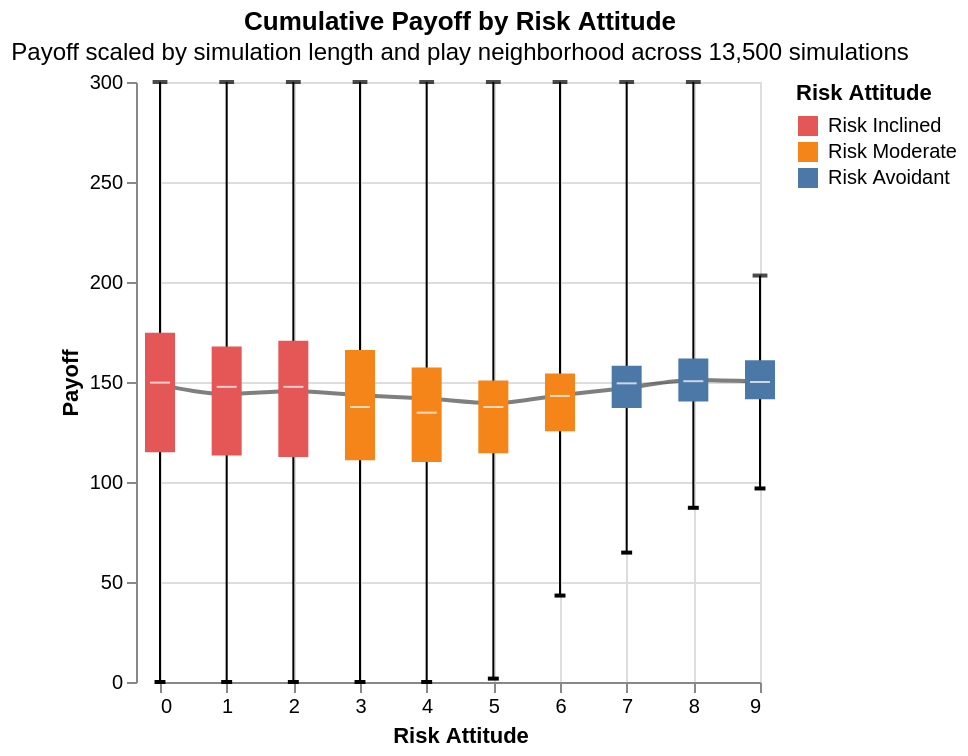

Notebook code for this chart:
### Markdown cell above
This is a customized box plot, which includes all the same information as the simpler version above. This one is based on numbers pre-calculated on the polars dataframe, which is more efficient than altair. 

This version adds strokes for the min and max values (whiskers), colors the Q1-Q3 box portion of the plot based on the risk attitude groups, and adds a line graph of the mean behind the box plot.

Mouse over the box to view statistics for each risk attitude (min, max, mean, Q1-Q3).

### Code cell
custom_boxplot(payoff_by_risk_attitude).properties(title=payoffchart_title)

### Figure 1 — Vega specification as saved in the notebook (floating-point values rounded to 4 significant figures)
{"$schema": "https://vega.github.io/schema/vega/v6.json", "data": [{"name": "source_0", "values": [{"Q1": 114.9, "Q3": 174.6, "max": 300.0, "mean": 148.7, "median": 149.7, "min": 0.0, "risk_attitude": 0, "risk_type": "Risk Inclined"}, {"Q1": 113.2, "Q3": 167.8, "max": 300.0, "mean": 144.0, "median": 147.6, "min": 0.0, "risk_attitude": 1, "risk_type": "Risk Inclined"}, {"Q1": 112.5, "Q3": 170.6, "max": 300.0, "mean": 145.4, "median": 147.6, "min": 0.0, "risk_attitude": 2, "risk_type": "Risk Inclined"}, {"Q1": 110.8, "Q3": 166.0, "max": 300.0, "mean": 143.4, "median": 137.5, "min": 0.0, "risk_attitude": 3, "risk_type": "Risk Moderate"}, {"Q1": 109.9, "Q3": 157.3, "max": 300.0, "mean": 141.7, "median": 134.7, "min": 0.0, "risk_attitude": 4, "risk_type": "Risk Moderate"}, {"Q1": 114.3, "Q3": 150.8, "max": 300.0, "mean": 139.4, "median": 137.5, "min": 1.695, "risk_attitude": 5, "risk_type": "Risk Moderate"}, {"Q1": 125.4, "Q3": 154.3, "max": 300.0, "mean": 143.3, "median": 143.0, "min": 43.22, "risk_attitude": 6, "risk_type": "Risk Moderate"}, {"Q1": 137.0, "Q3": 158.1, "max": 300.0, "mean": 147.0, "median": 149.3, "min": 64.71, "risk_attitude": 7, "risk_type": "Risk Avoidant"}, {"Q1": 140.3, "Q3": 161.7, "max": 300.0, "mean": 151.0, "median": 150.4, "min": 87.1, "risk_attitude": 8, "risk_type": "Risk Avoidant"}, {"Q1": 141.4, "Q3": 160.9, "max": 203.2, "mean": 150.3, "median": 150.0, "min": 96.77, "risk_attitude": 9, "risk_type": "Risk Avoidant"}]}, {"name": "data_0", "values": [{"max": 300.0, "min": 0.0, "risk_attitude": 0}, {"max": 300.0, "min": 0.0, "risk_attitude": 1}, {"max": 300.0, "min": 0.0, "risk_attitude": 2}, {"max": 300.0, "min": 0.0, "risk_attitude": 3}, {"max": 300.0, "min": 0.0, "risk_attitude": 4}, {"max": 300.0, "min": 1.695, "risk_attitude": 5}, {"max": 300.0, "min": 43.22, "risk_attitude": 6}, {"max": 300.0, "min": 64.71, "risk_attitude": 7}, {"max": 300.0, "min": 87.1, "risk_attitude": 8}, {"max": 203.2, "min": 96.77, "risk_attitude": 9}]}, {"name": "data_1"}, {"name": "data_2", "values": [{"Q1": 114.9, "Q3": 174.6, "max": 300.0, "mean": 148.7, "median": 149.7, "min": 0.0, "risk_attitude": 0, "risk_type": "Risk Inclined"}, {"Q1": 113.2, "Q3": 167.8, "max": 300.0, "mean": 144.0, "median": 147.6, "min": 0.0, "risk_attitude": 1, "risk_type": "Risk Inclined"}, {"Q1": 112.5, "Q3": 170.6, "max": 300.0, "mean": 145.4, "median": 147.6, "min": 0.0, "risk_attitude": 2, "risk_type": "Risk Inclined"}, {"Q1": 110.8, "Q3": 166.0, "max": 300.0, "mean": 143.4, "median": 137.5, "min": 0.0, "risk_attitude": 3, "risk_type": "Risk Moderate"}, {"Q1": 109.9, "Q3": 157.3, "max": 300.0, "mean": 141.7, "median": 134.7, "min": 0.0, "risk_attitude": 4, "risk_type": "Risk Moderate"}, {"Q1": 114.3, "Q3": 150.8, "max": 300.0, "mean": 139.4, "median": 137.5, "min": 1.695, "risk_attitude": 5, "risk_type": "Risk Moderate"}, {"Q1": 125.4, "Q3": 154.3, "max": 300.0, "mean": 143.3, "median": 143.0, "min": 43.22, "risk_attitude": 6, "risk_type": "Risk Moderate"}, {"Q1": 137.0, "Q3": 158.1, "max": 300.0, "mean": 147.0, "median": 149.3, "min": 64.71, "risk_attitude": 7, "risk_type": "Risk Avoidant"}, {"Q1": 140.3, "Q3": 161.7, "max": 300.0, "mean": 151.0, "median": 150.4, "min": 87.1, "risk_attitude": 8, "risk_type": "Risk Avoidant"}, {"Q1": 141.4, "Q3": 160.9, "max": 203.2, "mean": 150.3, "median": 150.0, "min": 96.77, "risk_attitude": 9, "risk_type": "Risk Avoidant"}]}, {"name": "data_3", "values": [{"median": 149.7, "risk_attitude": 0}, {"median": 147.6, "risk_attitude": 1}, {"median": 147.6, "risk_attitude": 2}, {"median": 137.5, "risk_attitude": 3}, {"median": 134.7, "risk_attitude": 4}, {"median": 137.5, "risk_attitude": 5}, {"median": 143.0, "risk_attitude": 6}, {"median": 149.3, "risk_attitude": 7}, {"median": 150.4, "risk_attitude": 8}, {"median": 150.0, "risk_attitude": 9}]}, {"name": "data_4", "values": [{"max": 300.0, "risk_attitude": 0}, {"max": 300.0, "risk_attitude": 1}, {"max": 300.0, "risk_attitude": 2}, {"max": 300.0, "risk_attitude": 3}, {"max": 300.0, "risk_attitude": 4}, {"max": 300.0, "risk_attitude": 5}, {"max": 300.0, "risk_attitude": 6}, {"max": 300.0, "risk_attitude": 7}, {"max": 300.0, "risk_attitude": 8}, {"max": 203.2, "risk_attitude": 9}]}, {"name": "data_1_color_domain_risk_type", "values": [{"risk_type": "Risk Inclined", "sort_field": 3.0}, {"risk_type": "Risk Moderate", "sort_field": 3.0}, {"risk_type": "Risk Avoidant", "sort_field": 3.0}]}], "marks": [{"type": "line", "name": "layer_0_marks", "from": {"data": "source_0"}, "sort": {"field": "x"}, "encode": {"update": {"interpolate": {"value": "monotone"}, "x": {"field": "risk_attitude", "scale": "x"}, "y": {"field": "mean", "scale": "y"}, "defined": {"signal": "isValid(datum[\"risk_attitude\"]) && isFinite(+datum[\"risk_attitude\"]) && isValid(datum[\"mean\"]) && isFinite(+datum[\"mean\"])"}, "stroke": {"value": "black"}, "opacity": {"value": 0.5}}}, "style": ["line"]}, {"type": "rule", "name": "layer_1_layer_0_marks", "from": {"data": "data_0"}, "encode": {"update": {"stroke": {"value": "black"}, "y": {"field": "min", "scale": "y"}, "x": {"field": "risk_attitude", "scale": "x"}, "y2": {"field": "max", "scale": "y"}}}, "style": ["rule"]}, {"type": "symbol", "name": "layer_1_layer_1_marks", "from": {"data": "data_0"}, "encode": {"update": {"fill": {"value": "transparent"}, "y": {"field": "min", "scale": "y"}, "shape": {"value": "stroke"}, "strokeWidth": {"value": 2}, "opacity": {"value": 1}, "stroke": {"value": "black"}, "x": {"field": "risk_attitude", "scale": "x"}}}, "style": ["point"]}, {"type": "rect", "name": "layer_2_marks", "from": {"data": "data_2"}, "encode": {"update": {"fill": {"field": "risk_type", "scale": "color"}, "xc": {"field": "risk_attitude", "scale": "x"}, "tooltip": {"signal": "{\"min\": format(datum[\"min\"], \"\"), \"max\": format(datum[\"max\"], \"\"), \"mean\": format(datum[\"mean\"], \"\"), \"Q1\": format(datum[\"Q1\"], \"\"), \"median\": format(datum[\"median\"], \"\"), \"Q3\": format(datum[\"Q3\"], \"\")}"}, "width": {"value": 15}, "y": {"field": "Q1", "scale": "y"}, "y2": {"field": "Q3", "scale": "y"}}}, "style": ["rect"]}, {"type": "symbol", "name": "layer_3_marks", "from": {"data": "data_3"}, "encode": {"update": {"shape": {"value": "stroke"}, "y": {"field": "median", "scale": "y"}, "strokeWidth": {"value": 1}, "fill": {"value": "transparent"}, "size": {"value": 100}, "opacity": {"value": 0.7}, "stroke": {"value": "white"}, "x": {"field": "risk_attitude", "scale": "x"}}}, "style": ["point"]}, {"type": "symbol", "name": "layer_4_marks", "from": {"data": "data_4"}, "encode": {"update": {"shape": {"value": "stroke"}, "size": {"value": 55}, "y": {"field": "max", "scale": "y"}, "fill": {"value": "transparent"}, "x": {"field": "risk_attitude", "scale": "x"}, "stroke": {"value": "black"}, "opacity": {"value": 0.7}}}, "style": ["point"]}], "scales": [{"name": "x", "type": "linear", "domain": {"fields": [{"data": "source_0", "field": "risk_attitude"}, {"data": "data_0", "field": "risk_attitude"}, {"data": "data_2", "field": "risk_attitude"}, {"data": "data_3", "field": "risk_attitude"}, {"data": "data_4", "field": "risk_attitude"}]}, "range": [0, {"signal": "width"}], "nice": true, "zero": false}, {"name": "y", "type": "linear", "domain": {"fields": [{"data": "source_0", "field": "mean"}, {"data": "data_0", "field": "min"}, {"data": "data_0", "field": "max"}, {"data": "data_2", "field": "Q1"}, {"data": "data_2", "field": "Q3"}, {"data": "data_3", "field": "median"}, {"data": "data_4", "field": "max"}]}, "range": [{"signal": "height"}, 0], "nice": true, "zero": false}, {"name": "color", "type": "ordinal", "domain": {"data": "data_1_color_domain_risk_type", "field": "risk_type", "sort": {"op": "max", "field": "sort_field"}}, "range": ["#e45756", "#f58518", "#4c78a8"]}], "axes": [{"scale": "x", "orient": "bottom", "ticks": false, "domain": false, "labels": false, "gridScale": "y", "maxExtent": 0, "minExtent": 0, "zindex": 0, "aria": false, "grid": true, "tickCount": {"signal": "ceil(width/40)"}}, {"scale": "y", "zindex": 0, "gridScale": "x", "maxExtent": 0, "domain": false, "aria": false, "tickCount": {"signal": "ceil(height/40)"}, "orient": "left", "grid": true, "labels": false, "minExtent": 0, "ticks": false, "offset": 12}, {"scale": "x", "orient": "bottom", "grid": false, "title": "Risk Attitude", "labelFlush": true, "labelOverlap": true, "tickCount": {"signal": "ceil(width/40)"}, "zindex": 0}, {"scale": "y", "zindex": 0, "labelOverlap": true, "orient": "left", "title": "Payoff", "grid": false, "tickCount": {"signal": "ceil(height/40)"}, "offset": 12}], "title": {"text": "Cumulative Payoff by Risk Attitude", "subtitle": "Payoff scaled by simulation length and play neighborhood across 13,500 simulations", "frame": "group"}, "height": 300, "style": "cell", "padding": 5, "background": "white", "width": 300, "legends": [{"title": "Risk Attitude", "fill": "color", "symbolType": "square"}]}
